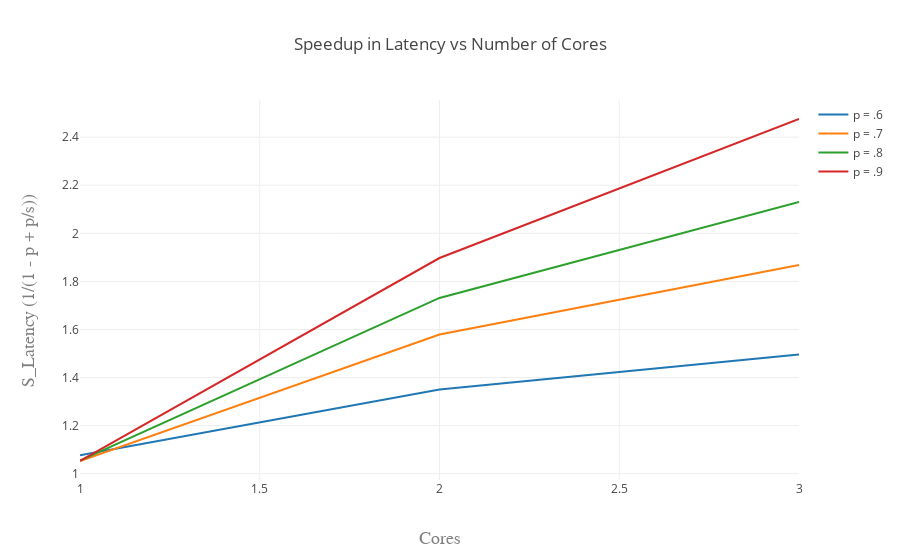

The notebook cell this image was saved under:
### Code cell
data = [0]*100000

cores = []
s = []
p = .5
for i in range(1, 4):
    print("Speedup in Latency with " + str(i) + " core(s):")
    s_l = calculate_S_latency(p, data, .00001, i)
    print(s_l)
    cores.append(i)
    s.append(s_l)

trace0 = go.Scatter(
    x = cores,
    y = s,
    mode = 'lines',
    name = 'p = .6'
)

cores = []
s = []
p = .7
for i in range(1, 4):
    print("Speedup in Latency with " + str(i) + " core(s):")
    s_l = calculate_S_latency(p, data, .00001, i)
    print(s_l)
    cores.append(i)
    s.append(s_l)

trace1 = go.Scatter(
    x = cores,
    y = s,
    mode = 'lines',
    name = 'p = .7'
)

cores = []
s = []
p = .8
for i in range(1, 4):
    print("Speedup in Latency with " + str(i) + " core(s):")
    s_l = calculate_S_latency(p, data, .00001, i)
    print(s_l)
    cores.append(i)
    s.append(s_l)

trace2 = go.Scatter(
    x = cores,
    y = s,
    mode = 'lines',
    name = 'p = .8'
)

cores = []
s = []
p = .9
for i in range(1, 4):
    print("Speedup in Latency with " + str(i) + " core(s):")
    s_l = calculate_S_latency(p, data, .00001, i)
    print(s_l)
    cores.append(i)
    s.append(s_l)
    
trace3 = go.Scatter(
    x = cores,
    y = s,
    mode = 'lines',
    name = 'p = .9'
)

data = [trace0, trace1, trace2, trace3]
layout = go.Layout(
    title='Speedup in Latency vs Number of Cores',
    xaxis=dict(
        title='Cores',
        titlefont=dict(
            family='Courier New, monospace',
            size=18,
            color='#7f7f7f'
        )
    ),
    yaxis=dict(
        title='S_Latency (1/(1 - p + p/s))',
        titlefont=dict(
            family='Courier New, monospace',
            size=18,
            color='#7f7f7f'
        )
    )
)
init_notebook_mode(connected=True)

fig = go.Figure(data=data, layout=layout)
iplot(fig)

### Figure 1 — Plotly figure (JSON) as saved in the notebook; plotly's stock layout.template omitted (floating-point values rounded to 4 significant figures)
{"data": [{"mode": "lines", "name": "p = .6", "type": "scatter", "x": [1, 2, 3], "y": [1.077, 1.351, 1.496]}, {"mode": "lines", "name": "p = .7", "type": "scatter", "x": [1, 2, 3], "y": [1.053, 1.579, 1.868]}, {"mode": "lines", "name": "p = .8", "type": "scatter", "x": [1, 2, 3], "y": [1.055, 1.731, 2.13]}, {"mode": "lines", "name": "p = .9", "type": "scatter", "x": [1, 2, 3], "y": [1.054, 1.897, 2.476]}], "layout": {"title": "Speedup in Latency vs Number of Cores", "xaxis": {"title": "Cores", "titlefont": {"color": "#7f7f7f", "family": "Courier New, monospace", "size": 18}}, "yaxis": {"title": "S_Latency (1/(1 - p + p/s))", "titlefont": {"color": "#7f7f7f", "family": "Courier New, monospace", "size": 18}}}}
